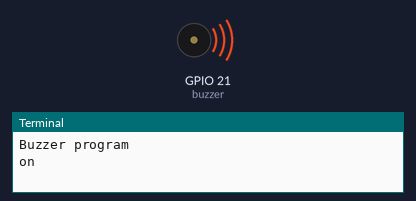
Bench run of a program on a simulated Raspberry Pi (BCM pin numbers). On the bench: buzzer (waves = sounding, pin HIGH), the last lines printed to the terminal.

Above: at 1.0 s.
At 3.0 s:
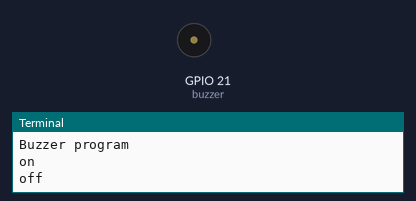
Timing chart, 0 to 5.2 s (numbered marks = the images above):
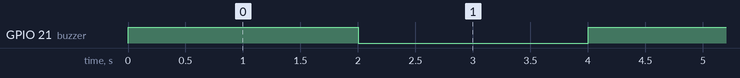

The program:

buzzer.py
```python
##---------------------------------##
#	author = Danu andrean
#	create = mey 2019
#-----------------------------------##
#
#


import RPi.GPIO as GPIO
import time
GPIO.setmode(GPIO.BCM)
GPIO.setwarnings(False)
print('Buzzer program')
buzzer = 21
GPIO.setup(buzzer,GPIO.OUT)
delay = 2

try:
	while True:
		GPIO.output(buzzer,True)
		print("on")
		time.sleep(delay)
		GPIO.output(buzzer,False)
		print("off")
		time.sleep(delay)
except KeyboardInterrupt:
	GPIO.cleanup()
```

Measured:
- by itself, GPIO 21 (buzzer): alternates HIGH for 2.0 s and LOW for 2.0 s
